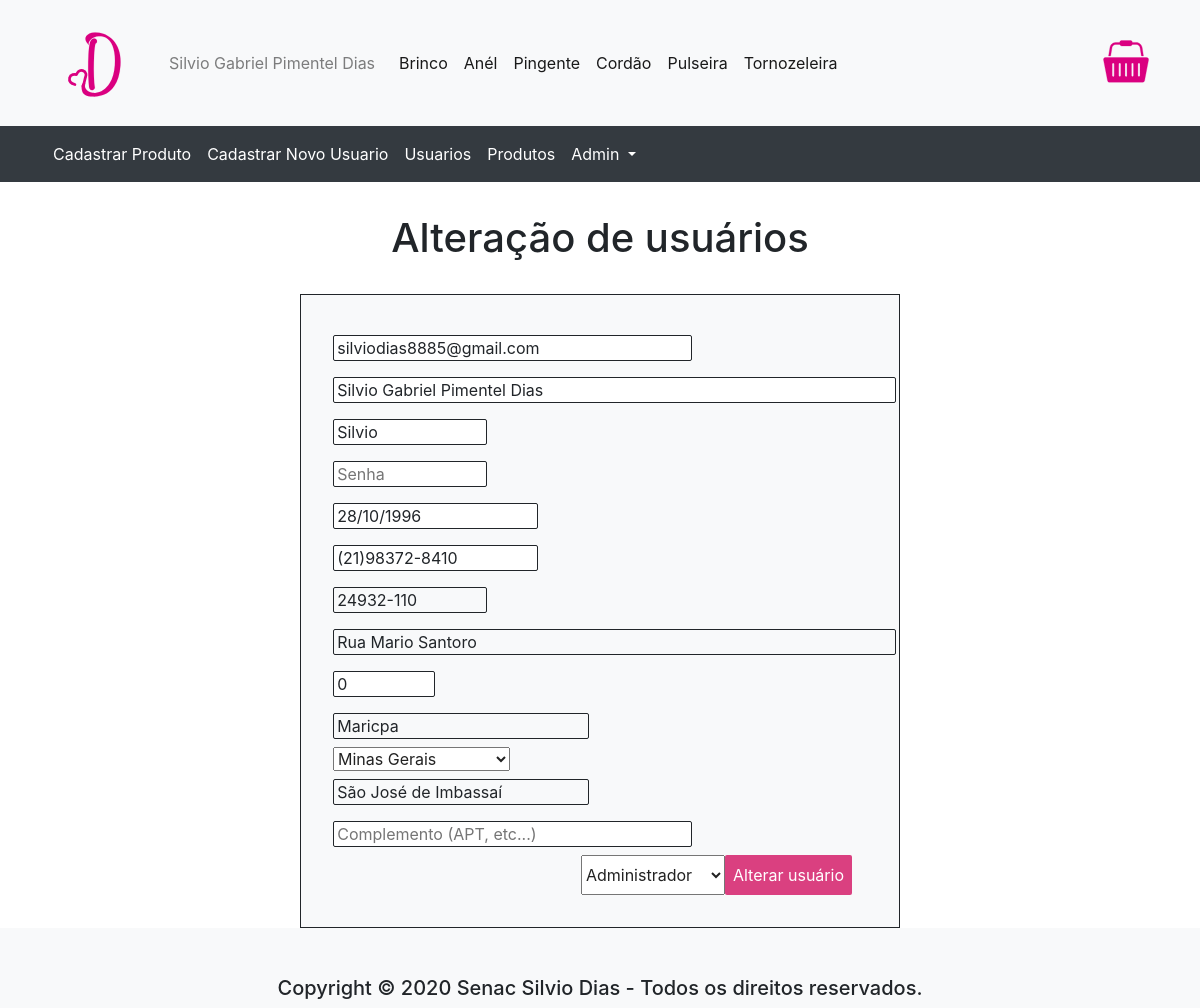
/index.php?pagina=cadastro&id=1 (signed in), run on the app's committed database.
### tables this page shows
CREATE TABLE usuario(
	id_usuario INT AUTO_INCREMENT,
    login VARCHAR(10) NOT NULL,
    senha VARCHAR(500) NOT NULL,
    nome VARCHAR(50) NOT NULL,
    email VARCHAR(30) NOT NULL,
    nascimento DATE,
    endereco VARCHAR(40),
    numero VARCHAR(10),
    complemento VARCHAR(20),
    bairro VARCHAR(25),
    cidade VARCHAR(25),
    estado VARCHAR(2),
    cep VARCHAR(10),
    telefone VARCHAR(14),
    tipo_usuario VARCHAR(20),
    PRIMARY KEY(id_usuario)
);

### paginas/cadastro.php (the view, shortened to what this page needs)
<?php
    $campo = array();
    $descricao_botao = 'Incluir usuário';
    $acao_formulario = './script/incluir_usuario.php';
    $titulo_pagina = 'Cadastro de usuários';
    $btnID = 'btnFuncao';
    $query_estado = 'SELECT * FROM estado';
    $resultado_estado = mysqli_query($conexao, $query_estado);
    $query_tipo = 'SELECT * FROM tipo_usuario';
    $resultado_tipo = mysqli_query($conexao, $query_tipo);
    if(!isset($_GET['id'])){
        $campo['login'] = '';
        $campo['senha'] = '';
        $campo['nome'] = '';
        $campo['email'] = '';
        $campo['nascimento'] = '';
        $campo['endereco'] = '';
        $campo['numero'] = '';
        $campo['complemento'] = '';
        $campo['bairro'] = '';
        $campo['cidade'] = '';
        $campo['cep'] = '';
        $campo['telefone'] = '';
        $campo['tipo_usuario'] = '';
    } else {
        $id = $_GET['id'];
        $descricao_botao = 'Alterar usuário';
        $acao_formulario = './script/alterar_usuario.php?id='.$id;
        $titulo_pagina = 'Alteração de usuários';
        $btnID = 'alterarProduto';
        $query = "SELECT * FROM usuario WHERE id_usuario = $id";
        $resultado = mysqli_query($conexao, $query);
        while($linha = mysqli_fetch_array($resultado)){
            $campo['login'] = $linha['login'];
            $campo['senha'] = "";
            $campo['nome'] = $linha['nome'];
            $campo['email'] = $linha['email'];
            $campo['nascimento'] = substr($linha['nascimento'],8,2).'/'.substr($linha['nascimento'],5,2).'/'.substr($linha['nascimento'],0,4);
            $campo['endereco'] = $linha['endereco'];
            $campo['numero'] = $linha['numero'];
            $campo['complemento'] = $linha['complemento'];
            $campo['bairro'] = $linha['bairro'];
            $campo['cidade'] = $linha['cidade'];
            $campo['id_estado'] = $linha['id_estado'];
            $campo['cep'] = $linha['cep'];
            $campo['telefone'] = $linha['telefone'];
            $campo['tipo_usuario'] = $linha['id_tipo'];
        }
    };
?>
<div class="titulo">
    <h1 class="tituloPagina"><?=$titulo_pagina?></h1>
</div>
    <div id="cadastro_usuario">
        <div class="cadastro container-centro">
            <form id="tela" action="<?=$acao_formulario?>" method="POST">
                <input class="input_cadastro entrada" type="email" size=30 value="<?=$campo['email']?>" maxlength="30" id="txtEmail" name="txtEmail" placeholder="E-mail"required><br>
                <input class="input_cadastro entrada" type="text" size=50 value="<?=$campo['nome']?>" maxlength="50" id="txtNome" name="txtNome" placeholder="Nome do usuário" onkeyup="caixaAlta(this)" required><br>
                <input class="input_cadastro entrada entrada-top" size=10 value="<?=$campo['login']?>" maxlength="10" type="text" id="txtLogin" name="txtLogin" placeholder="Login" required><br>
                <input class="input_cadastro entrada" type="password" size=10 value="<?=$campo['senha']?>" maxlength="15" id="txtSenha" name="txtSenha" placeholder="Senha" required><br>
                <input class="input_cadastro entrada" type="text" size=15 value="<?=$campo['nascimento']?>" id="txtNascimento" name="txtNascimento" placeholder="Data de Nascimento" maxlength="10"  required ><br>
                <div class="col-12">
                    <div class="row">
                        <input class="input_cadastro entrada" type="text" size=15 value="<?=$campo['telefone']?>" maxlength="14" id="txtTelefone" name="txtTelefone" placeholder="Telefone"  required><br>
                    </div>
                </div>
                <input readonly class="input_cadastro entrada" type="text" maxlength="10" size=10 value="<?=$campo['cep']?>" id="txtCep" name="txtCep" placeholder="CEP"  required><br>
                <div class="col-12">
                    <div class="row">
                        <input style="margin-right: 0.5rem;" readonly class="input_cadastro entrada" type="text" size=50 value="<?=$campo['endereco']?>" maxlength="40" id="txtEndereco" name="txtEndereco" placeholder="Endereço (Rua, Praça, etc...)" onkeyup="caixaAlta(this)" required><br>
                        <input class="input_cadastro entrada" type="text" size=5 value="<?=$campo['numero']?>" maxlength="8" id="txtNumero" name="txtNumero" placeholder="Numero" ><br>
                    </div>
                </div>
                <div class="col-12">
                    <div class="row">
                        <div>
                            <input readonly class="entrada input_cadastro" type="text" size=20 value="<?=$campo['cidade']?>" maxlength="25" id="txtCidade" name="txtCidade" placeholder="Cidade" required><br>
                            <div>
                                <select class="entrada" name="cmbEstado">
                                    <?php while($linha_estado = mysqli_fetch_array($resultado_estado)){
                                        if($campo['id_estado'] == $linha_estado['id_estado']){
                                            $valor = 'selected';
                                        } else {
                                            $valor = '';
                                        }
                                    ?>
                                        <option value="<?=$linha_estado['id_estado']?>" <?=$valor?>><?=$linha_estado['descricao']?></option>
                                    <?php } ?>
                                </select><br>
                            </div>
                        </div>
                    </div>
                </div>
                <div class="col-12">
                    <div class="row">
                        <input style="margin-right: 0.5rem;" readonly class="entrada input_cadastro" type="text" size=20 value="<?=$campo['bairro']?>" maxlength="25" id="txtBairro" name="txtBairro" placeholder="Bairro" required><br>
                        <input class="entrada input_cadastro" type="text" size=30 value="<?=$campo['complemento']?>" maxlength="20" id="txtComplemento" name="txtComplemento" placeholder="Complemento (APT, etc...)"><br>
                    </div>
                </div>
                <div class="barra col-12">
                <?php
                if (isset($_SESSION['Usuario'])) {
                    if($resultadoHeader['id_tipo'] = 1){
                ?>
                <button class="btnPrincipal" name=<?= $btnID?> id=<?= $btnID?> type="submit"><?=$descricao_botao?></button>
                <select class="entrada" name="cmbTipo">
                    <?php while($linha_tipo = mysqli_fetch_array($resultado_tipo)){
                        if($campo['tipo_usuario'] == $linha_tipo['id_tipo']){
                            $valor = 'selected';
                        }else {
                            $valor = '';
                        }
                    ?>
                        <option value="<?=$linha_tipo['id_tipo']?>" <?=$valor?>><?=$linha_tipo['descricao']?></option>
                    <?php } ?>
                </select><br>
                <?php
                    }
                }
                ?>
                </div>
            </form>
        </div>
    </div>

### css/style.css (style rules this page uses)
input { border: solid 0.5px #212529; color: #212529; padding: 0 0.2rem; border-radius: 2px; }
input:read-only { background-color: #f8f9fa; }
button { border: none; }
option:checked { color: red; }
.tituloPagina { display: flex; justify-content: center; margin: 2rem; }
.cadastro { border: solid 0.5px #212529; background: #f8f9fa; width: 50%; padding: 2rem; }
#cadastro_usuario { display: flex; justify-content: center; }
.input_cadastro { margin: 0.5rem 0; }
.barra { display: flex; flex-direction: row-reverse; }
.btnPrincipal { background-color: #da4080; border-radius: 2px; color: #fff; cursor: pointer; padding: 0.5rem; }

### data on the page
usuario: txtEmail "silviodias8885@gmail.com", txtNome "Silvio Gabriel Pimentel Dias", txtLogin "Silvio", txtTelefone "(21)98372-8410", txtCep "24932-110", txtEndereco "Rua Mario Santoro", txtNumero "0", txtCidade "Maricpa", txtBairro "São José de Imbassaí"

### other printed values
$login "Silvio Gabriel Pimentel Dias"
$titulo_pagina "Alteração de usuários"
$descricao_botao "Alterar usuário"
form field cmbEstado "Minas Gerais"
form field cmbTipo "Administrador"
